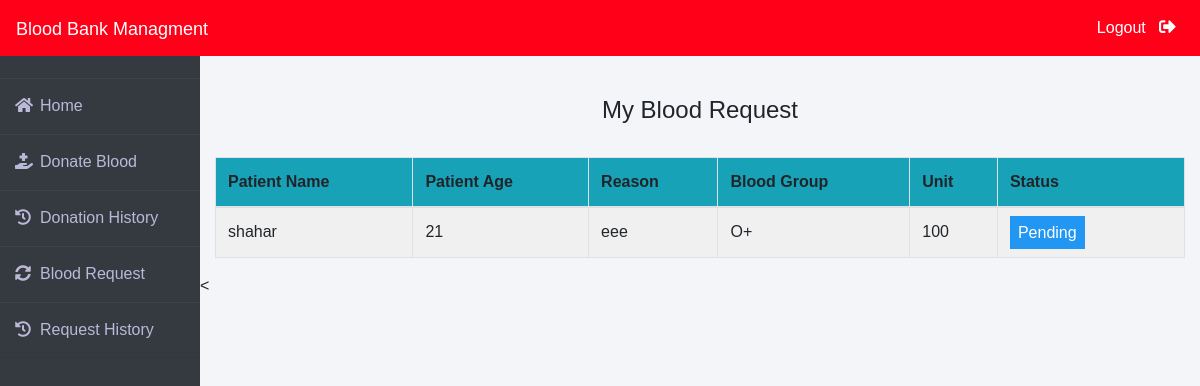
/donor/request-history (signed in), run on an earlier commit of the app's database.
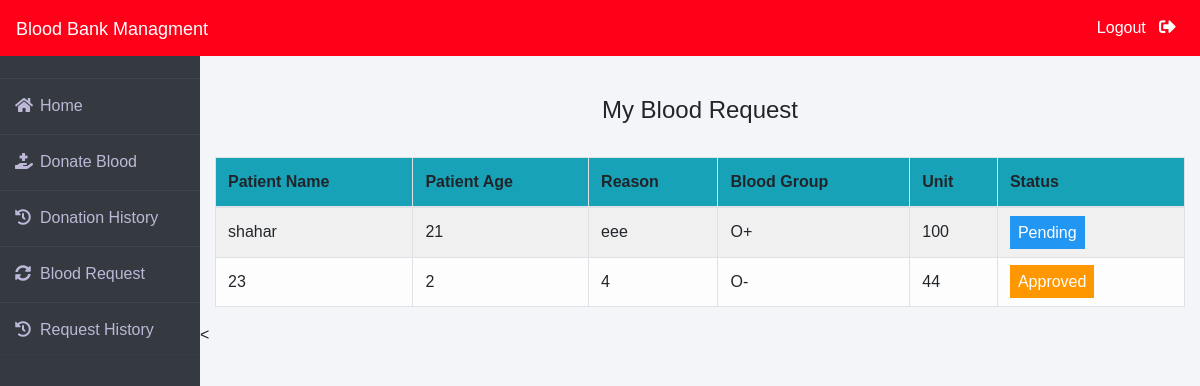
And on a later commit of the database.
### blood/models.py (models this page shows, shortened)
class BloodRequest(models.Model):
    request_by_patient=models.ForeignKey(pmodels.Patient,null=True,on_delete=models.CASCADE)
    request_by_donor=models.ForeignKey(dmodels.Donor,null=True,on_delete=models.CASCADE)
    patient_name=models.CharField(max_length=30)
    patient_age=models.PositiveIntegerField()
    reason=models.CharField(max_length=500)
    bloodgroup=models.CharField(max_length=10)
    unit=models.PositiveIntegerField(default=0)
    status=models.CharField(max_length=20,default="Pending")
    date=models.DateField(default=datetime.datetime.now()+datetime.timedelta(days=42))

### donor/views.py (the view)
# urls.py: path('request-history', views.request_history_view,name='request-history'),
def request_history_view(request):
    donor= models.Donor.objects.get(user_id=request.user.id)
    blood_request=bmodels.BloodRequest.objects.all().filter(request_by_donor=donor)
    return render(request,'donor/request_history.html',{'blood_request':blood_request})

### templates/donor/request_history.html (shortened to what this page needs)
{% extends 'donor/donorbase.html' %}
{% block content %}
{% load widget_tweaks %}
{%load static%}
<head>
   </head>
<br><br>
<div class="container">
    <H4 class="text-center">My Blood Request</H4><br>
    <table class="table table-light table-hover table-bordered table-striped">
        <thead class="bg-info">
            <tr>
                <th scope="col">Patient Name</th>
                <th scope="col">Patient Age</th>
                <th scope="col">Reason</th>
                <th scope="col">Blood Group</th>
                <th scope="col">Unit</th>
                <th scope="col">Status</th>
            </tr>
        </thead>
        <tbody>
            {% for t in blood_request %}
            <tr>
                <td> {{t.patient_name}}</td>
                <td>{{t.patient_age}}</td>
                <td>{{t.reason}}</td>
                <td>{{t.bloodgroup}}</td>
                <td>{{t.unit}}</td>
                {% if t.status == 'Approved' %}
                <td><span class="label warning"> Approved</span></td>
                {% elif t.status == 'Rejected' %}
                <td><span class="label success">Rejected</span></td>
                {% else %}
                <td><span style="color: white;margin-left: 0px;" class="label info">Pending</span></td>
                {% endif %}
            </tr>
            {% endfor %}
        </tbody>
    </table>
</div>
<
{% endblock content %}

What changed in the data, as far as the page shows it:
added BloodRequest: patient_name "23", patient_age "2", reason "4", bloodgroup "O-", unit "44", status "Approved"
